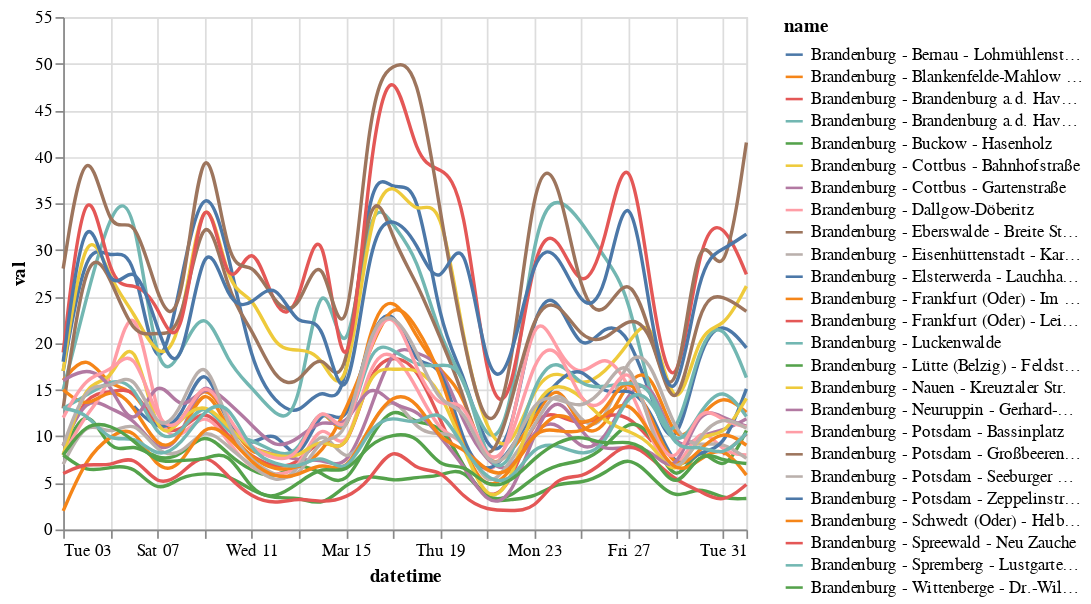

Here is the notebook cell this chart was saved with:
### Code cell
alt.Chart(bb_not_in_rush_hour).mark_line(interpolate='basis').encode(
    x='datetime:T',
    y='val:Q',
    color='name:N'
)

### Figure 1 — Vega-Lite specification as saved in the notebook (floating-point values rounded to 4 significant figures; data arrays with more than 128 entries replaced by an {"elided": "..."} marker saying what was removed)
{"config": {"view": {"continuousWidth": 400, "continuousHeight": 300}}, "data": {"name": "data-20db7d90733300ae0c1f630d7cd0e4bd"}, "mark": {"type": "line", "interpolate": "basis"}, "encoding": {"color": {"type": "nominal", "field": "name"}, "x": {"type": "temporal", "field": "datetime"}, "y": {"type": "quantitative", "field": "val"}}, "$schema": "https://vega.github.io/schema/vega-lite/v4.8.1.json", "datasets": {"data-20db7d90733300ae0c1f630d7cd0e4bd": {"elided": "747 records"}}}
